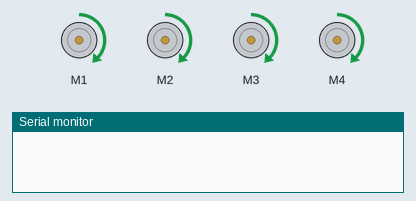
A program run on a simulated Arduino Mega 2560, built with avr-gcc and run on an emulated ATmega2560. Parts: 4 × DC motor (green arrow = forward, orange = backward, longer = faster), the last lines printed to the serial monitor.

Above: at 0.15 s.
At 4.19 s:
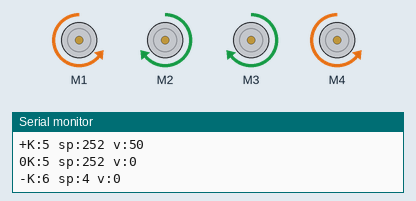
At 9.33 s:
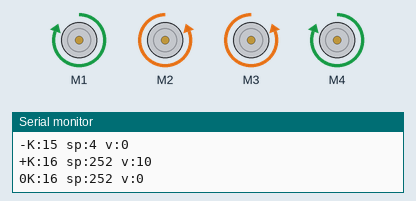
At 18.8 s:
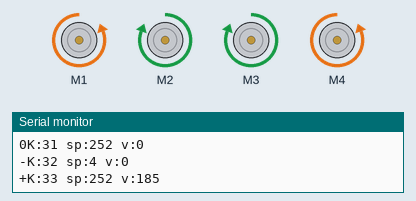
At 20.9 s:
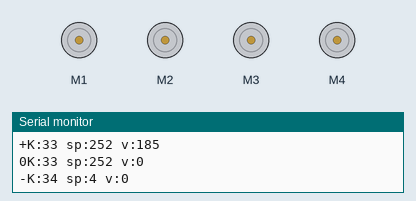
At 37.5 s:
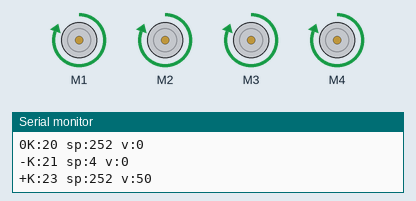
Timing chart, 0 to 40.0 s (numbered marks = the images above):
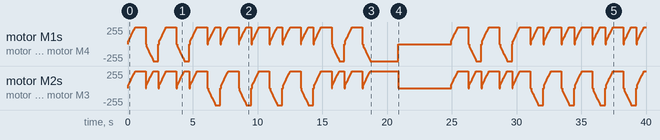

The program:

main.cpp
```cpp
#include <AFMotor.h>
#include <Arduino.h>
AF_DCMotor m1(1);
AF_DCMotor m2(2);
AF_DCMotor m3(3);
AF_DCMotor m4(4);
int rychlost=0;
int krok=0;
int faze=0;
int zpomalrych=-2;
int vzdalenost=0;
enum {
  VPRED = 0,
  VZAD,
  POSMERU,
  PROTISMERU,
  STOP
};

// Tady se podívej jak to to změním

void setup() {
  Serial.begin(115200);
  // m1.setSpeed(rychlost);m2.setSpeed(rychlost);m3.setSpeed(rychlost);m4.setSpeed(rychlost);
  m1.run(RELEASE);m2.run(RELEASE);m3.run(RELEASE);m4.run(RELEASE);
}
void start(int kam, int okolik, int vzd) {
  switch (kam) {
    case VPRED:
      m1.run (FORWARD);m2.run (FORWARD);m3.run (FORWARD);m4.run (FORWARD); break;
    case VZAD:
      m1.run (BACKWARD);m2.run (BACKWARD);m3.run (BACKWARD);m4.run (BACKWARD); break; // reverse
    case POSMERU:
      m1.run (BACKWARD);m4.run (BACKWARD);m3.run (FORWARD);m2.run (FORWARD); break; // turn cw
    case PROTISMERU:
      m2.run (BACKWARD);m3.run (BACKWARD);m1.run (FORWARD);m4.run (FORWARD); break; // turn ccw
    case STOP:
      m1.run(RELEASE);m2.run(RELEASE);m3.run(RELEASE);m4.run(RELEASE); break;
  }
  faze=okolik;
  zpomalrych=-2*okolik;
  vzdalenost=vzd;
  krok++;
}

void jedem() {
  int nr=-1;
  if (faze>0) {
    if(rychlost<40)
        nr=rychlost=40;
    else if (rychlost>=250) {
        faze=0;
        nr=255;
        Serial.print((String)"+K:"+krok+" sp:"+rychlost+" v:"+vzdalenost+"\n");
    } else {
        rychlost+=faze;
        nr=rychlost;
    }
  } else if (faze==0) {
    if (vzdalenost<=0)
    {
      faze=zpomalrych;
      if (faze==0) krok++;
      Serial.print((String)"0K:"+krok+" sp:"+rychlost+" v:"+vzdalenost+"\n");
    }
    else vzdalenost--;
  } else{
    if(rychlost<40){
        nr=0;
        if (rychlost<8) {
          krok++;
          Serial.print((String)"-K:"+krok+" sp:"+rychlost+" v:"+vzdalenost+"\n");
        }
    }
    rychlost+=faze;
  }
  if (nr!=-1) {
  m1.setSpeed(nr);m2.setSpeed(nr);m3.setSpeed(nr);m4.setSpeed(nr);
  }
}

const int O90=10;
const int O180=45;
const int O270=99;
const int O360=175;
const int  V1=50;
const int  R1=4;
void loop() {
  delay(10);
  //Serial.print((String)"K:"+krok+" sp:"+rychlost+" v:"+vzdalenost+"\n");
  switch (krok)
  {
 case 0: start(VPRED,R1,V1); break;
  case 1: jedem();break;
  case 2: start(POSMERU,R1,O90); break;
  case 3: jedem();break;
  case 4: start(VPRED,R1,V1); break;
  case 5: jedem();break;
  case 6: start(POSMERU,R1,O90); break;
  case 7: jedem();break;
  case 8: start(VPRED,R1,V1); break;
  case 9: jedem();break;
  case 10: start(STOP,0,100); break;
  case 11: start(PROTISMERU,R1,O90); break;
  case 12: jedem();break;
  case 13: start(VPRED,R1,V1); break;
  case 14: jedem();break;
  case 15: start(PROTISMERU,R1,O90); break;
  case 16: jedem();break;
  case 17: start(VPRED,R1,V1); break;
  case 18: jedem();break;
  case 19: start(PROTISMERU,R1,O90); break;
  case 20: jedem();break;
  case 21: start(STOP,0,400); break;
  case 22: start(VPRED,R1,V1); break;
  case 23: jedem();break;
  case 24: start(PROTISMERU,R1,O90); break;
  case 25: jedem();break;
  case 26: start(VPRED,R1,V1); break;
  case 27: jedem();break;
  case 28: start(POSMERU,R1,O90); break;
  case 29: jedem();break;
  case 30: start(VPRED,R1,V1); break;
  case 31: jedem();break;
  case 32: start(POSMERU,R1,O360+O90);break;
  case 33: jedem();break;
  case 34: krok= 99 ;

  case 99: start(STOP,0,400); break;
  case 100: jedem(); break;
  default:
  krok=0;
    break;
  }
}
```
